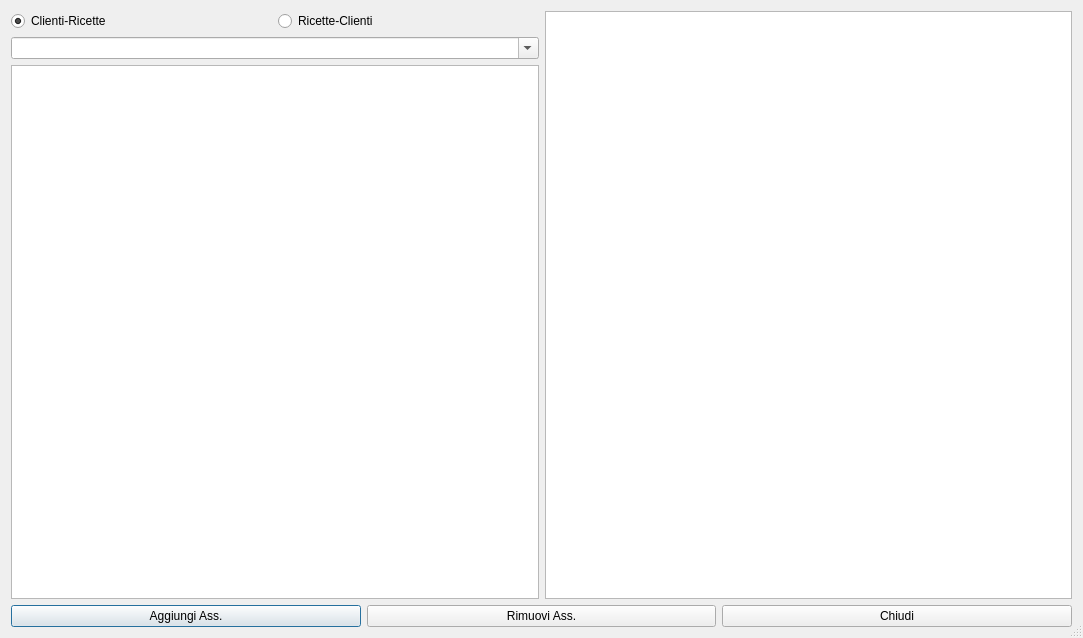
<?xml version="1.0" encoding="UTF-8"?>
<ui version="4.0">
 <class>HAssociations</class>
 <widget class="QDialog" name="HAssociations">
  <property name="windowModality">
   <enum>Qt::ApplicationModal</enum>
  </property>
  <property name="geometry">
   <rect>
    <x>0</x>
    <y>0</y>
    <width>1083</width>
    <height>638</height>
   </rect>
  </property>
  <property name="windowTitle">
   <string>Associazione Clienti e Ricette</string>
  </property>
  <property name="windowIcon">
   <iconset resource="icons.qrc">
    <normaloff>:/Resources/Map.PNG</normaloff>:/Resources/Map.PNG</iconset>
  </property>
  <property name="sizeGripEnabled">
   <bool>true</bool>
  </property>
  <property name="modal">
   <bool>true</bool>
  </property>
  <layout class="QVBoxLayout" name="verticalLayout_2">
   <item>
    <layout class="QHBoxLayout" name="horizontalLayout_3">
     <item>
      <layout class="QVBoxLayout" name="verticalLayout">
       <item>
        <layout class="QHBoxLayout" name="horizontalLayout">
         <item>
          <widget class="QRadioButton" name="rbCR">
           <property name="text">
            <string>Clienti-Ricette</string>
           </property>
           <property name="checked">
            <bool>true</bool>
           </property>
          </widget>
         </item>
         <item>
          <widget class="QRadioButton" name="rbRC">
           <property name="text">
            <string>Ricette-Clienti</string>
           </property>
          </widget>
         </item>
        </layout>
       </item>
       <item>
        <widget class="QComboBox" name="cb1">
         <property name="editable">
          <bool>true</bool>
         </property>
         <property name="insertPolicy">
          <enum>QComboBox::NoInsert</enum>
         </property>
        </widget>
       </item>
       <item>
        <widget class="QListView" name="lvAssociations"/>
       </item>
       <item>
        <layout class="QFormLayout" name="formLayout"/>
       </item>
      </layout>
     </item>
     <item>
      <widget class="QTableView" name="tvAssociations">
       <property name="editTriggers">
        <set>QAbstractItemView::NoEditTriggers</set>
       </property>
       <property name="alternatingRowColors">
        <bool>true</bool>
       </property>
       <property name="selectionMode">
        <enum>QAbstractItemView::SingleSelection</enum>
       </property>
       <property name="selectionBehavior">
        <enum>QAbstractItemView::SelectRows</enum>
       </property>
       <property name="showGrid">
        <bool>false</bool>
       </property>
       <property name="sortingEnabled">
        <bool>true</bool>
       </property>
       <attribute name="horizontalHeaderStretchLastSection">
        <bool>true</bool>
       </attribute>
      </widget>
     </item>
    </layout>
   </item>
   <item>
    <layout class="QHBoxLayout" name="horizontalLayout_2">
     <item>
      <widget class="QPushButton" name="pushButton">
       <property name="text">
        <string>Aggiungi Ass.</string>
       </property>
       <property name="icon">
        <iconset resource="icons.qrc">
         <normaloff>:/Resources/Plus.PNG</normaloff>:/Resources/Plus.PNG</iconset>
       </property>
       <property name="iconSize">
        <size>
         <width>32</width>
         <height>32</height>
        </size>
       </property>
       <property name="default">
        <bool>false</bool>
       </property>
      </widget>
     </item>
     <item>
      <widget class="QPushButton" name="pushButton_3">
       <property name="text">
        <string>Rimuovi Ass.</string>
       </property>
       <property name="icon">
        <iconset resource="icons.qrc">
         <normaloff>:/Resources/Minus.PNG</normaloff>:/Resources/Minus.PNG</iconset>
       </property>
       <property name="iconSize">
        <size>
         <width>32</width>
         <height>32</height>
        </size>
       </property>
      </widget>
     </item>
     <item>
      <widget class="QPushButton" name="pushButton_5">
       <property name="text">
        <string>Chiudi</string>
       </property>
       <property name="icon">
        <iconset resource="icons.qrc">
         <normaloff>:/Resources/Actions-window-close-icon.png</normaloff>:/Resources/Actions-window-close-icon.png</iconset>
       </property>
       <property name="iconSize">
        <size>
         <width>32</width>
         <height>32</height>
        </size>
       </property>
      </widget>
     </item>
    </layout>
   </item>
  </layout>
 </widget>
 <resources>
  <include location="icons.qrc"/>
 </resources>
 <connections/>
</ui>
